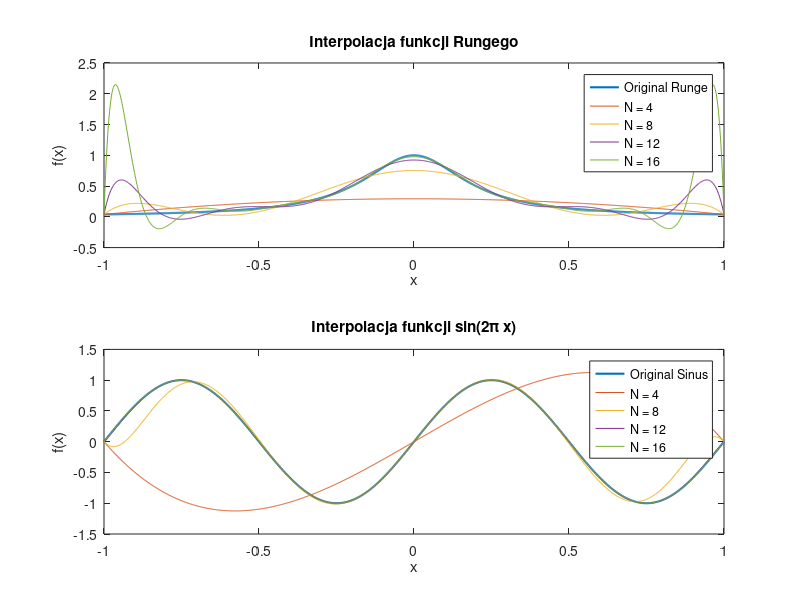

Write MATLAB code to recreate this figure.
function [V, original_Runge, original_sine, interpolated_Runge, interpolated_sine] = zadanie1()
    % Rozmiar tablic komórkowych (cell arrays) V, interpolated_Runge, interpolated_sine: [1,4].
    % V{i} zawiera macierz Vandermonde wyznaczoną dla liczby węzłów interpolacji równej N(i)
    % original_Runge - wektor wierszowy zawierający wartości funkcji Runge dla wektora x_fine=linspace(-1, 1, 1000)
    % original_sine - wektor wierszowy zawierający wartości funkcji sinus dla wektora x_fine
    % interpolated_Runge{i} stanowi wierszowy wektor wartości funkcji interpolującej 
    %       wyznaczonej dla funkcji Runge (wielomian stopnia N(i)-1) w punktach x_fine
    % interpolated_sine{i} stanowi wierszowy wektor wartości funkcji interpolującej
    %       wyznaczonej dla funkcji sinus (wielomian stopnia N(i)-1) w punktach x_fine
    N = 4:4:16;
    x_fine = linspace(-1, 1, 1000);
    original_Runge = 1 ./ (1 + 25*x_fine.^2); % Wartości funkcji Runge
    original_sine = sin(2 * pi * x_fine); % Wartości funkcji sinus
    V = cell(1, length(N));

    subplot(2,1,1);
    plot(x_fine, original_Runge, 'LineWidth', 1.5);
    xlabel('x');
    ylabel('f(x)');
    hold on;
    interpolated_Runge = cell(1, length(N));
    for i = 1:length(N)
        x_coarse = linspace(-1, 1, N(i)); % Węzły interpolacji
        y_coarse = 1 ./ (1 + 25*x_coarse.^2); % Wartości funkcji Runge w węzłach
        V{i} = vandermonde_matrix(x_coarse); % Macierz Vandermonde
        c_runge = V{i} \ y_coarse'; % Współczynniki wielomianu interpolującego
        interpolated_Runge{i} = polyval(flipud(c_runge), x_fine); % Interpolacja
        plot(x_fine, interpolated_Runge{i});
    end
    hold off;
    legend('Original Runge', 'N = 4', 'N = 8', 'N = 12', 'N = 16');
    title('Interpolacja funkcji Rungego');

    subplot(2,1,2);
    plot(x_fine, original_sine, 'LineWidth', 1.5);
    xlabel('x');
    ylabel('f(x)');
    hold on;
    interpolated_sine = cell(1, length(N));
    for i = 1:length(N)
        x_coarse_sine = linspace(-1, 1, N(i)); % Węzły interpolacji
        y_coarse_sine = sin(2 * pi * x_coarse_sine); % Wartości funkcji sinus w węzłach
        V_sine = vandermonde_matrix(x_coarse_sine); % Macierz Vandermonde dla sinus
        c_sine = V_sine \ y_coarse_sine'; % Współczynniki wielomianu interpolującego
        interpolated_sine{i} = polyval(flipud(c_sine), x_fine); % Interpolacja
        plot(x_fine, interpolated_sine{i});
    end
    hold off;
    legend('Original Sinus', 'N = 4', 'N = 8', 'N = 12', 'N = 16');
    title('Interpolacja funkcji sin(2\pi x)');

    % Zapisz wykresy do pliku
    saveas(gcf, 'zadanie1.png');

end

function V = vandermonde_matrix(x_coarse)
    % Generuje macierz Vandermonde dla wektorów równomiernie rozmieszczonych węzłów interpolacji x_coarse
    n = length(x_coarse);
    V = zeros(n, n);
    for j = 1:n
        V(:, j) = x_coarse'.^(j-1);
    end
end
